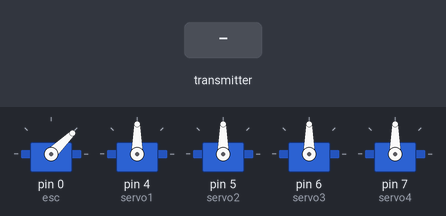
The sketch below on a simulated Arduino Uno, built with avr-gcc and run on an emulated ATmega328P. Shown: 5 × servo. The inputs (shaded band) are chosen by the test bench. No radio packets arrive unless stated.

Above: at 1.2 s.
1.3 s: the transmitter starts sending esc = 0
At 1.7 s:
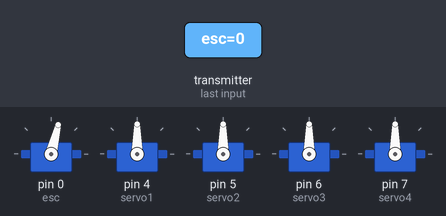
2.8 s: the transmitter starts sending servo1 = 45
At 4.0 s:
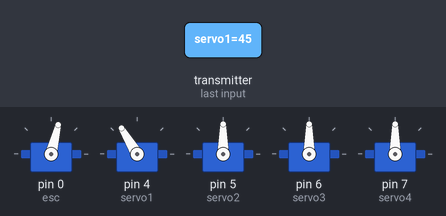
4.3 s: the transmitter starts sending servo2 = 180
At 5.1 s:
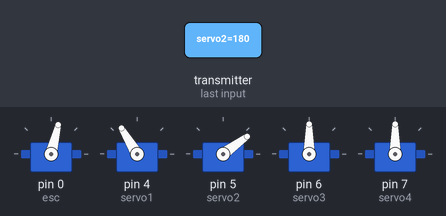
5.8 s: the transmitter starts sending esc = -100
At 6.3 s:
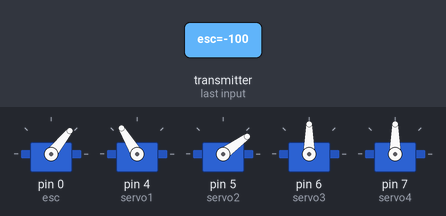
7.3 s: the transmitter starts sending servo1 = 0
At 8.5 s:
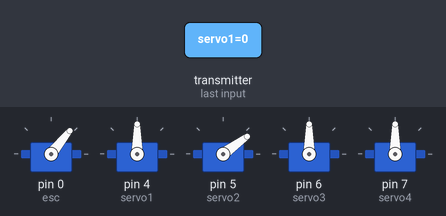
8.8 s: the transmitter starts sending servo2 = 0
At 9.8 s:
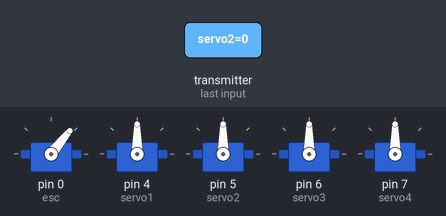
Timing chart, 0 to 11.3 s (numbered marks = the images above; inputs shaded):
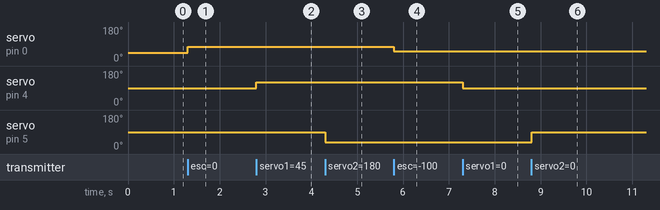

The sketch:

rc_plane_receiver.ino
```cpp
/*
 *Author: tony2guo
 *Modification of DIY Arduino based RC Transmitter by Dejan Nedelkovski, www.HowToMechatronics.com
 *Library: TMRh20/RF24, https://github.com/tmrh20/RF24/
*/

#include <SPI.h>
#include <nRF24L01.h>
#include <RF24.h>
#include <Servo.h>

RF24 radio(A1, A0);   // nRF24L01 (CE, CSN)
const byte address[6] = "00001";

unsigned long lastReceiveTime = 0;
unsigned long currentTime = 0;

Servo esc;  // create servo object to control the ESC
Servo servo1;
Servo servo2;
Servo servo3;
Servo servo4;
int escValue, servo1Value, servo2Value;

// Max size of this struct is 32 bytes - NRF24L01 buffer limit
struct Data_Package {
  int8_t esc;
  int8_t servo1;
  int8_t servo2;
  int8_t servo3;
  int8_t servo4;
};

Data_Package data; //Create a variable with the above structure

void setup() {
  //Serial.begin(115200);
  radio.begin();
  radio.openReadingPipe(0, address);
  radio.setAutoAck(false);
  radio.setDataRate(RF24_2MBPS);//RF24_250KBPS RF24_1MBPS RF24_2MBPS
  radio.setPALevel(RF24_PA_MAX);//RF24_PA_MIN RF24_PA_LOW RF24_PA_HIGH RF24_PA_MAX
  radio.startListening(); //  Set the module as receiver
  resetData();
  esc.attach(0);
  servo1.attach(4);
  servo2.attach(5);
  servo3.attach(6);
  servo4.attach(7);
}
void loop() {
  // Check whether we keep receving data, or we have a connection between the two modules
  currentTime = millis();
  if ( currentTime - lastReceiveTime > 200 ) { // If current time is more then 1 second since we have recived the last data, that means we have lost connection
    resetData(); // If connection is lost, reset the data. It prevents unwanted behavior, for example if a drone jas a throttle up, if we lose connection it can keep flying away if we dont reset the function
  }
  // Check whether there is data to be received
  if (radio.available()) {
    radio.read(&data, sizeof(Data_Package)); // Read the whole data and store it into the 'data' structure
    lastReceiveTime = millis(); // At this moment we have received the data
  }
  // Controlling servos
  //servo1Value = map(data.servo1, 0, 255, 0, 180);
  //servo2Value = map(data.servo2, 0, 255, 0, 180);
  servo1.write(map(data.servo1, -127, 127, 0, 180));
  servo2.write(map(data.servo2, -127, 127, 0, 180));
  servo3.write(map(data.servo3, -127, 127, 0, 180));
  servo4.write(map(data.servo4, -127, 127, 0, 180));
  // Controlling brushless motor with ESC
  //escValue = map(data.esc, 0, 255, 1000, 2000); // Map the receiving value form 0 to 255 to 0 1000 to 2000, values used for controlling ESCs
  esc.writeMicroseconds(map(data.esc, -127, 255, 1000, 2000)); // Send the PWM control singal to the ESC
//  Serial.print(data.esc);
//  Serial.print(" ");
//  Serial.print(map(data.esc, -127, 127, 1000, 2000));
//  Serial.print(", ");
//  Serial.print(data.servo1);
//  Serial.print(" ");
//  Serial.print(map(data.servo1, -127, 127, 0, 180));
//  Serial.print(", ");
//  Serial.print(data.servo2);
//  Serial.print(" ");
//  Serial.print(map(data.servo2, -127, 127, 0, 180));
//  Serial.print(", ");
//  Serial.print(data.servo3);
//  Serial.print(" ");
//  Serial.print(map(data.servo3, -127, 127, 0, 180));
//  Serial.print(", ");
//  Serial.print(data.servo4);
//  Serial.print(" ");
//  Serial.print(map(data.servo4, -127, 127, 0, 180));
//  Serial.print(" \n");
}

void resetData() {
  // Reset the values when there is no radio connection - Set initial default values
  data.esc = -127;
  data.servo1 = 0;
  data.servo2 = 0;
  data.servo3 = 0;
  data.servo4 = 0;
}
```

Measured:
- after the input at 1.3 s, servo on pin 0 (esc): 44° → 76° at once
- after the input at 2.8 s, servo on pin 4 (servo1): 90° → 121° at once
- after the input at 4.3 s, servo on pin 5 (servo2): 90° → 36° at once
- after the input at 5.8 s, servo on pin 0 (esc): 76° → 51° at once
- after the input at 7.3 s, servo on pin 4 (servo1): 121° → 90° at once
- after the input at 8.8 s, servo on pin 5 (servo2): 36° → 90° at once
